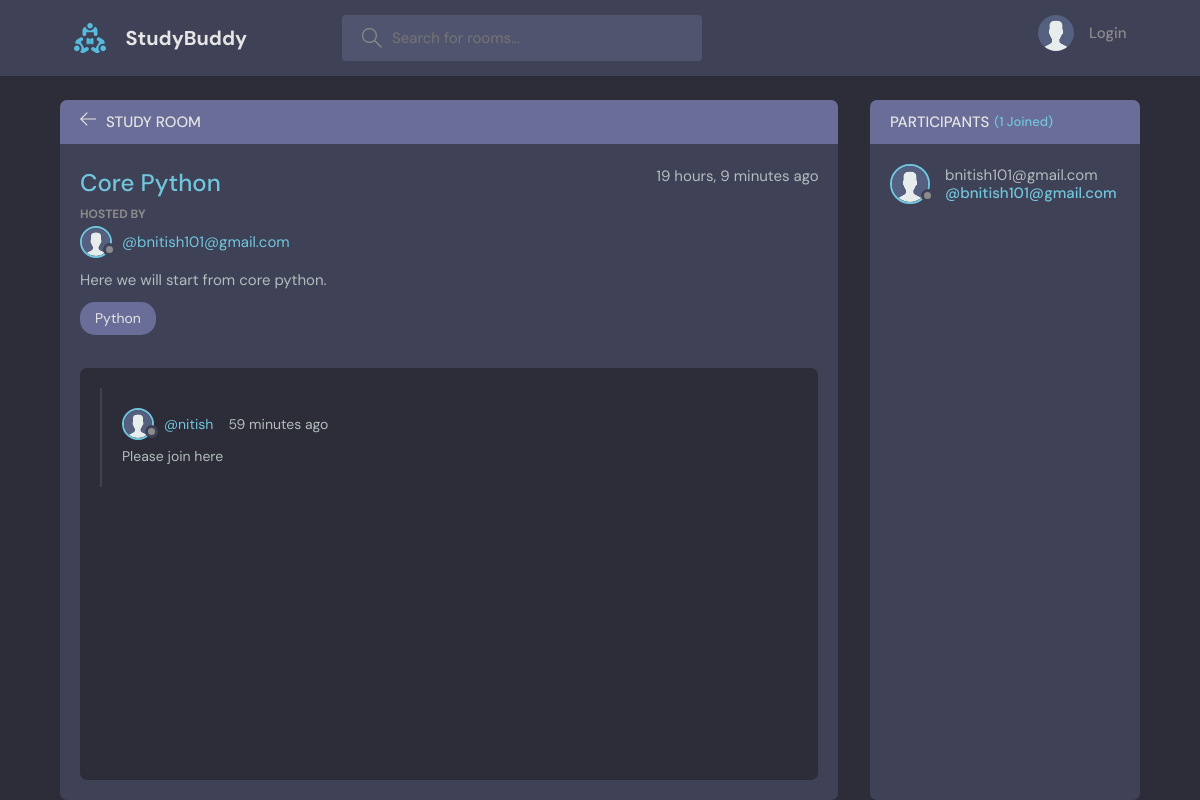
The page /room/1/ on the database its author committed.
### base/models.py (models this page shows, shortened)
class Room(models.Model):
    host = models.ForeignKey(User, on_delete=models.SET_NULL, null=True)
    topic = models.ForeignKey(Topic, on_delete=models.SET_NULL, null=True)
    name = models.CharField(max_length=200)
    description = models.TextField(null=True, blank=True)
    participants = models.ManyToManyField(User, related_name='participants', blank=True) # many to many relationship
    updated = models.DateTimeField(auto_now=True)
    created = models.DateField(auto_now_add=True)
    class Meta:
        ordering = ['-updated', '-created'] # - means descending order
    def __str__(self):
        return self.name

class User(AbstractUser):
    name = models.CharField(max_length=255, null=True)
    email = models.EmailField(unique=True, null=True)
    bio = models.TextField(null=True)
    USERNAME_FIELD = 'email'
    REQUIRED_FIELDS = []

class Topic(models.Model):
    name = models.CharField(max_length=200)
    def __str__(self):
        return self.name

class Message(models.Model):
    user = models.ForeignKey(User, on_delete=models.CASCADE)
    room = models.ForeignKey(Room, on_delete=models.CASCADE)
    body = models.TextField()
    updated = models.DateTimeField(auto_now=True)
    created = models.DateTimeField(auto_now_add=True)
    class Meta:
        ordering = ['-updated', '-created'] # - means descending order

### base/views.py (the view, shortened to what this page needs)
# urls.py: path('room/<str:pk>/', views.getRoom)
def room(request, pk):
    room = Room.objects.get(id=pk)
    print('-----------')
    print(room)
    print(room.name)
    print(room.description)
    print('-----------')
    room_message = room.message_set.all().order_by('-created') # fetch the all data from child table by parent's table id
    participants = room.participants.all() # data fetch from many to mayn relationship
    print('-----------')
    print(participants)
    print('-----------')
    context = {'room': room, 'room_message': room_message, 'participants':participants}
    return render(request, 'base/room.html', context)

### base/templates/base/room.html (shortened to what this page needs)
{% extends 'main.html' %}
{% block content %}
{% load static %}
<main class="profile-page layout layout--2">
  <div class="container">
    <div class="room">
      <div class="room__top">
        <div class="room__topLeft">
          <a href="{{request.META.HTTP_REFERER}}">
            <svg version="1.1" xmlns="http://www.w3.org/2000/svg" width="32" height="32" viewBox="0 0 32 32">
              <title>arrow-left</title>
              <path
                d="M13.723 2.286l-13.723 13.714 13.719 13.714 1.616-1.611-10.96-10.96h27.625v-2.286h-27.625l10.965-10.965-1.616-1.607z"
              ></path>
            </svg>
          </a>
          <h3>Study Room</h3>
        </div>
      </div>
      <div class="room__box scroll">
        <div class="room__header scroll">
          <div class="room__info">
            <h3>{{room.name}}</h3>
            <span>{{room.created|timesince}} ago</span>
          </div>
          <div class="room__hosted">
            <p>Hosted By</p>
            <a href="{% url 'profile' room.host.id %}" class="room__author">
              <div class="avatar avatar--small">
                <img src="{% static 'assets/avatar.svg' %}" />
              </div>
              <span>@{{room.host}}</span>
            </a>
          </div>
          <div class="room__details">
            {{room.description}}
          </div>
          <span class="room__topics">{{room.topic}}</span>
        </div>
        <div class="room__conversation">
          <div class="threads scroll">
            {% for message in room_message %}
            <div class="thread">
              <div class="thread__top">
                <div class="thread__author">
                  <a href="{% url 'profile' message.user.id %}" class="thread__authorInfo">
                    <div class="avatar avatar--small">
                      <img src="{% static 'assets/avatar.svg' %}" />
                    </div>
                    <span>@{{message.user.username}}</span>
                  </a>
                  <span class="thread__date">{{message.created|timesince}} ago</span>
                </div>
              </div>
              <div class="thread__details">
                {{message.body}}
              </div>
            </div>
            {% endfor %}
          </div>
        </div>
      </div>
    </div>
    <div class="participants">
      <h3 class="participants__top">Participants <span>({{participants.count}} Joined)</span></h3>
      <div class="participants__list scroll">
        {% for participant in participants %}
        <a href="{% url 'profile' user.id %}" class="participant">
          <div class="avatar avatar--medium">
            <img src="{% static 'assets/avatar.svg' %}" />
          </div>
          <p>
            {{participant}}
            <span>@{{participant}}</span>
          </p>
        </a>
        {% endfor %}
      </div>
    </div>
  </div>
</main>
{% endblock %}

### rows shown on the page
Room: name "Core Python", created "19 hours, 9 minutes", host "bnitish101@gmail.com", description "Here we will start from core python.", topic "Python"
Message: user.username "nitish", created "59 minutes", body "Please join here"
User: email "bnitish101@gmail.com"

### other values the page prints
{{ participants.count }} "1"
